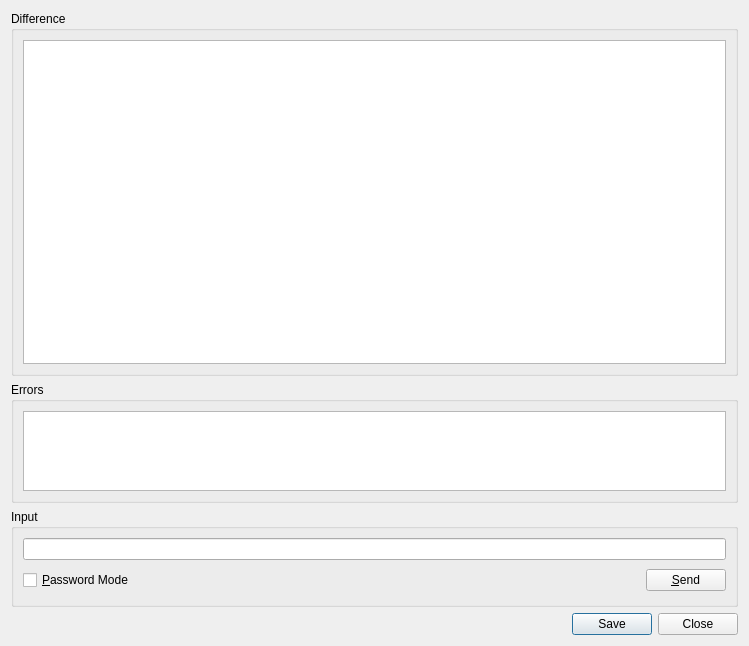
<?xml version="1.0" encoding="UTF-8"?>
<ui version="4.0">
 <class>SvnDiffDialog</class>
 <widget class="QWidget" name="SvnDiffDialog">
  <property name="geometry">
   <rect>
    <x>0</x>
    <y>0</y>
    <width>749</width>
    <height>646</height>
   </rect>
  </property>
  <property name="windowTitle">
   <string>Subversion Diff</string>
  </property>
  <layout class="QVBoxLayout">
   <item>
    <widget class="QGroupBox" name="contentsGroup">
     <property name="sizePolicy">
      <sizepolicy hsizetype="Preferred" vsizetype="Preferred">
       <horstretch>0</horstretch>
       <verstretch>3</verstretch>
      </sizepolicy>
     </property>
     <property name="title">
      <string>Difference</string>
     </property>
     <layout class="QVBoxLayout">
      <item>
       <widget class="QTextEdit" name="contents">
        <property name="whatsThis">
         <string>&lt;b&gt;Subversion Diff&lt;/b&gt;&lt;p&gt;This shows the output of the svn diff command.&lt;/p&gt;</string>
        </property>
        <property name="lineWrapMode">
         <enum>QTextEdit::NoWrap</enum>
        </property>
        <property name="readOnly">
         <bool>true</bool>
        </property>
        <property name="tabStopWidth">
         <number>8</number>
        </property>
        <property name="acceptRichText">
         <bool>false</bool>
        </property>
       </widget>
      </item>
     </layout>
    </widget>
   </item>
   <item>
    <widget class="QGroupBox" name="errorGroup">
     <property name="sizePolicy">
      <sizepolicy hsizetype="Preferred" vsizetype="Expanding">
       <horstretch>0</horstretch>
       <verstretch>1</verstretch>
      </sizepolicy>
     </property>
     <property name="title">
      <string>Errors</string>
     </property>
     <layout class="QVBoxLayout">
      <item>
       <widget class="QTextEdit" name="errors">
        <property name="readOnly">
         <bool>true</bool>
        </property>
        <property name="acceptRichText">
         <bool>false</bool>
        </property>
       </widget>
      </item>
     </layout>
    </widget>
   </item>
   <item>
    <widget class="QGroupBox" name="inputGroup">
     <property name="title">
      <string>Input</string>
     </property>
     <layout class="QGridLayout">
      <item row="1" column="1">
       <spacer>
        <property name="orientation">
         <enum>Qt::Horizontal</enum>
        </property>
        <property name="sizeType">
         <enum>QSizePolicy::Expanding</enum>
        </property>
        <property name="sizeHint" stdset="0">
         <size>
          <width>327</width>
          <height>29</height>
         </size>
        </property>
       </spacer>
      </item>
      <item row="1" column="2">
       <widget class="QPushButton" name="sendButton">
        <property name="toolTip">
         <string>Press to send the input to the subversion process</string>
        </property>
        <property name="text">
         <string>&amp;Send</string>
        </property>
        <property name="shortcut">
         <string>Alt+S</string>
        </property>
       </widget>
      </item>
      <item row="0" column="0" colspan="3">
       <widget class="QLineEdit" name="input">
        <property name="toolTip">
         <string>Enter data to be sent to the subversion process</string>
        </property>
       </widget>
      </item>
      <item row="1" column="0">
       <widget class="QCheckBox" name="passwordCheckBox">
        <property name="toolTip">
         <string>Select to switch the input field to password mode</string>
        </property>
        <property name="text">
         <string>&amp;Password Mode</string>
        </property>
        <property name="shortcut">
         <string>Alt+P</string>
        </property>
       </widget>
      </item>
     </layout>
    </widget>
   </item>
   <item>
    <widget class="QDialogButtonBox" name="buttonBox">
     <property name="orientation">
      <enum>Qt::Horizontal</enum>
     </property>
     <property name="standardButtons">
      <set>QDialogButtonBox::Close|QDialogButtonBox::Save</set>
     </property>
    </widget>
   </item>
  </layout>
 </widget>
 <tabstops>
  <tabstop>contents</tabstop>
  <tabstop>errors</tabstop>
  <tabstop>input</tabstop>
  <tabstop>passwordCheckBox</tabstop>
  <tabstop>sendButton</tabstop>
  <tabstop>buttonBox</tabstop>
 </tabstops>
 <resources/>
 <connections>
  <connection>
   <sender>buttonBox</sender>
   <signal>rejected()</signal>
   <receiver>SvnDiffDialog</receiver>
   <slot>close()</slot>
   <hints>
    <hint type="sourcelabel">
     <x>197</x>
     <y>624</y>
    </hint>
    <hint type="destinationlabel">
     <x>201</x>
     <y>645</y>
    </hint>
   </hints>
  </connection>
 </connections>
</ui>
